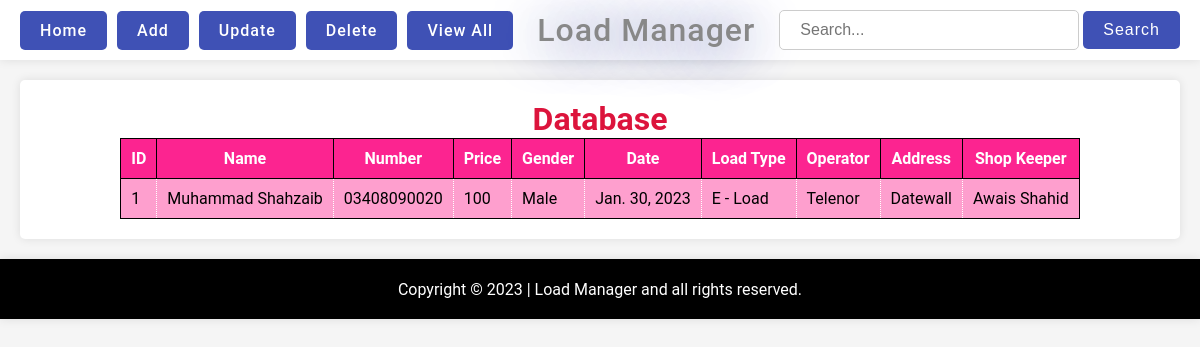
The page /views on the database as committed earlier.
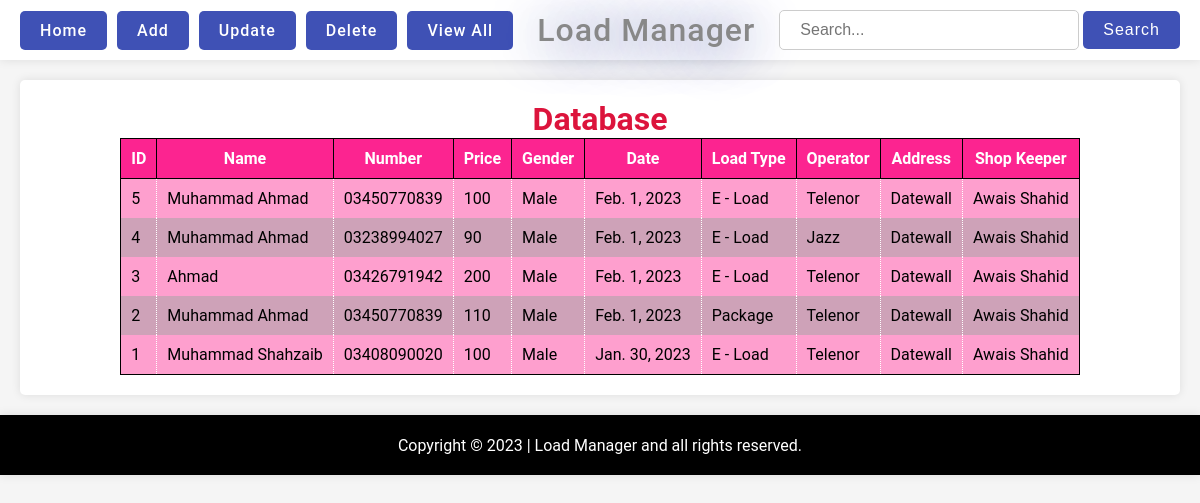
The same page on the database as committed later.
### Load_Menu/models.py (models this page shows, shortened)
class NavItem(models.Model):
    name = models.CharField(max_length=50)
    url = models.CharField(max_length=50)

class LoadMenu(models.Model):
    id = models.IntegerField(primary_key=True)
    name = models.CharField(max_length=50)
    number = models.CharField(max_length=11)
    price = models.SmallIntegerField()
    gender = models.CharField(max_length=20)
    date = models.DateField()
    load_type = models.CharField(max_length=20)
    operator = models.CharField(max_length=50)
    address = models.TextField(max_length=255)
    shop_keeper = models.CharField(max_length=50)

### Load_Menu/views.py (the view)
# urls.py: path('views' , views.view, name = "ViewPage"),
def view(request):
    NavItems = NavItem.objects.all()
    loadMenus = LoadMenu.objects.all()
    params = {"NavItems": NavItems, "loadMenus": loadMenus}
    return render(request, "view.html", params)

### Load_Menu/templates/view.html (shortened to what this page needs)
{% extends "layout.html" %}
{% load static %}
{% block style %}<link rel="stylesheet" href="{% static 'Load_Menu/styles/view.css' %}">{% endblock %}
{% block content %}
<h1 class="primary-heading">Database</h1>
<table class="table_r-v">
    <thead>
        <tr>
            <th>ID</th>
            <th>Name</th>
            <th>Number</th>
            <th>Price</th>
            <th>Gender</th>
            <th>Date</th>
            <th>Load Type</th>
            <th>Operator</th>
            <th>Address</th>
            <th>Shop Keeper</th>
        </tr>
    </thead>
    <tbody>
        {% for loadMenuItem in loadMenus reversed %}
        <tr>
            <td>{{loadMenuItem.id}}</td>
            <td>{{loadMenuItem.name}}</td>
            <td>{{loadMenuItem.number}}</td>
            <td>{{loadMenuItem.price}}</td>
            <td>{{loadMenuItem.gender}}</td>
            <td>{{loadMenuItem.date}}</td>
            <td>{{loadMenuItem.load_type}}</td>
            <td>{{loadMenuItem.operator}}</td>
            <td>{{loadMenuItem.address}}</td>
            <td>{{loadMenuItem.shop_keeper}}</td>
        </tr>
        {% empty %}
        <td colspan="10">Record Not Found!</td>
        {% endfor %}
    </tbody>
</table>
{% endblock %}

### Load_Menu/templates/layout.html (shortened to what this page needs)
<!DOCTYPE html>
<html lang="en">
<head>
    {% load static %}
    <link rel="stylesheet" href="{% static 'Load_Menu/styles/globalIn.css' %}">
    {% block style %}{% endblock %}
</head>
<body>
    <nav id="navigationBar">
        <div class="navBtns">
            {% for item in NavItems %}
            <a href="{{item.url}}" class="btnPrimary">{{item.name}}</a>
            {% empty %}
            <h1>Record Not Found!</h1>
            {% endfor %}
        </div>
        <div class="logo_title">
            <h1 class="logo_heading">Load Manager</h1>
        </div>
        <div class="searchBox">
            <form action="searchEngine" method="post">
                <input type="text" name="inputItem" placeholder="Search..." required>
                <button class="btnPrimary" type="submit">Search</button>
            </form>
        </div>
    </nav>
    <div class="mainContainer">
        {% block content %}
        {% endblock %}
    </div>
    <footer id="footerBar">
        <p>Copyright &copy; <span id="dateYear"></span> | Load Manager and all rights reserved.</p>
    </footer>
{% if messages %}
    {% load static %}
{% endif %}
</body>
</html>

Rows that differ between the two databases and show on the page:
added LoadMenu: id "5", name "Muhammad Ahmad", number "03450770839", price "100", gender "Male", date "Feb. 1, 2023", load_type "E - Load", operator "Telenor", address "Datewall", shop_keeper "Awais Shahid"
added LoadMenu: id "4", name "Muhammad Ahmad", number "03238994027", price "90", gender "Male", date "Feb. 1, 2023", load_type "E - Load", operator "Jazz", address "Datewall", shop_keeper "Awais Shahid"
added LoadMenu: id "3", name "Ahmad", number "03426791942", price "200", gender "Male", date "Feb. 1, 2023", load_type "E - Load", operator "Telenor", address "Datewall", shop_keeper "Awais Shahid"
added LoadMenu: id "2", name "Muhammad Ahmad", number "03450770839", price "110", gender "Male", date "Feb. 1, 2023", load_type "Package", operator "Telenor", address "Datewall", shop_keeper "Awais Shahid"
